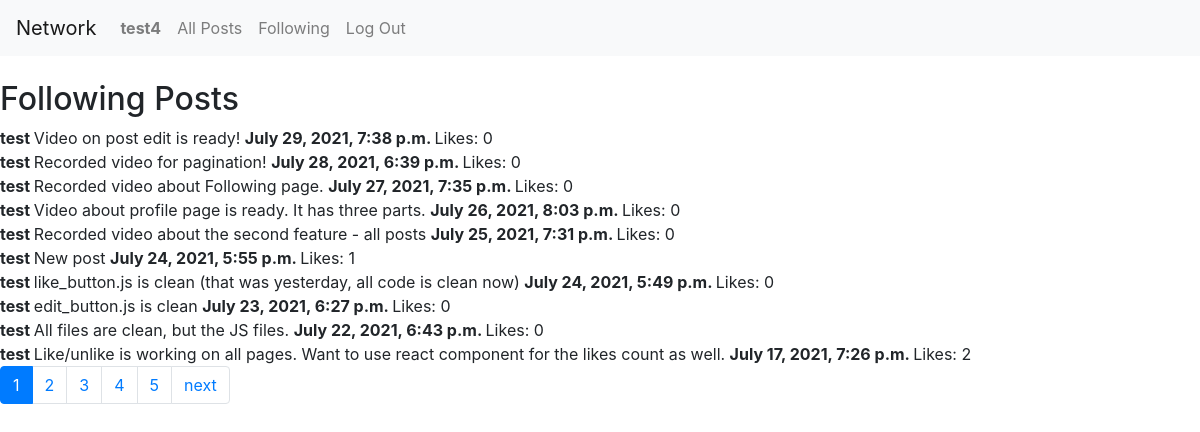
The app's page /following (signed in), older data.
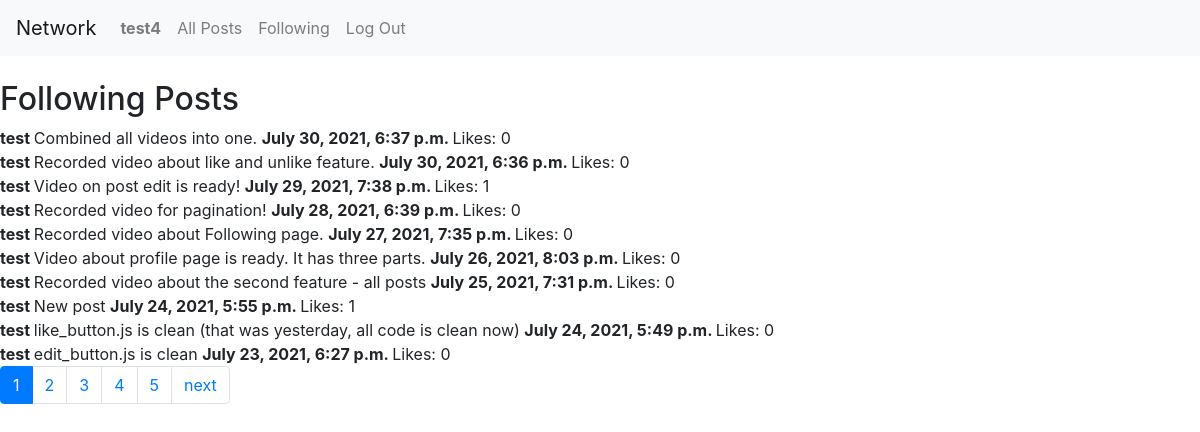
The same page, newer data.
### network/models.py (models this page shows, shortened)
class Post(models.Model):
    author = models.ForeignKey(User, on_delete=models.CASCADE, related_name="posts")
    text = models.CharField(max_length=100)
    likes_count = models.PositiveIntegerField(default=0)
    likes_users = models.ManyToManyField(User, blank=True)
    date_time = models.DateTimeField(auto_now=False, auto_now_add=True)

class User(AbstractUser):
    following = models.ManyToManyField('self', symmetrical=False, related_name="followers", blank=True)
    def __str__(self):
        return f"{self.username}"

### network/views.py (the view)
# urls.py: path("following", views.following, name="following"),
def following(request):
    if not request.user.is_authenticated:
        return HttpResponseRedirect(reverse("index"))
    users = request.user.following.all()
    posts = []
    for user in users:
        posts += user.posts.all() # and collect all posts the user follows
    def datetime(p):
        return p.date_time
    posts.sort(reverse=True, key=datetime)
    paginator=Paginator(posts, 10)
    page_number = request.GET.get('page')
    page_obj = paginator.get_page(page_number)
    return render(request, "network/following.html", {"page_obj": page_obj})

### network/templates/network/following.html (shortened to what this page needs)
{% extends "network/layout.html" %}
{% block body %}
    <br>
    <h2> Following Posts </h2>
    <div>
        {% for post in page_obj %}
            <div class="post" id="{{post.id}}">
                <b> {{post.author}} </b>
                <text class="text"> {{post.text}} </text>
                <b> {{post.date_time}} </b>
                <likes class="likes"> Likes: {{post.likes_count}} </likes>
            </div>
        {% endfor %}
    </div>
{% endblock %}

### network/templates/network/layout.html (shortened to what this page needs)
{% load static %}
<!DOCTYPE html>
<html lang="en">
    <head>
        <link rel="stylesheet" href="https://stackpath.bootstrapcdn.com/bootstrap/4.4.1/css/bootstrap.min.css">
        <link href="{% static 'network/styles.css' %}" rel="stylesheet">
    </head>
    <body>
        <nav class="navbar navbar-expand-lg navbar-light bg-light">
            <a class="navbar-brand" href="#">Network</a>
            <div>
              <ul class="navbar-nav mr-auto">
                {% if user.is_authenticated %}
                    <li class="nav-item">
                        <a class="nav-link" href="{% url 'profile' %}"><strong>{{ user.username }}</strong></a>
                    </li>
                {% endif %}
                <li class="nav-item">
                  <a class="nav-link" href="{% url 'index' %}">All Posts</a>
                </li>
                {% if user.is_authenticated %}
                    <li class="nav-item">
                        <a class="nav-link" href="{% url 'following' %}">Following</a>
                    </li>
                    <li class="nav-item">
                        <a class="nav-link" href="{% url 'logout' %}">Log Out</a>
                    </li>
                {% endif %}
              </ul>
            </div>
          </nav>
        <div class="body">
            {% block body %}
            {% endblock %}
        </div>
        <nav aria-label="Posts navigation pages">
            <ul class="pagination">
                {% for current_page in page_obj.paginator.page_range %}
                    {% if current_page != page_obj.number %}
                        <li class="page-item">
                            <a class="page-link" href="?page={{ current_page }}">
                                {{current_page}}
                            </a>
                        </li>
                    {% else %}
                        <li class="page-item active">
                            <a class="page-link">
                                {{current_page}}
                            </a>
                        </li>
                    {% endif %}
                {% endfor %}
                {% if page_obj.has_next %}
                    <li class="page-item">
                        <a class="page-link" href="?page={{ page_obj.next_page_number }}">
                            next
                        </a>
                    </li>
                {% endif %}
            </ul>
        </nav>
    </body>
</html>

Row changes from the older to the newer data that the page shows:
no longer on this page (row unchanged): Post: author "test", text "All files are clean, but the JS files.", date_time "July 22, 2021, 6:43 p.m.", likes_count "0"
no longer on this page (row unchanged): Post: author "test", text "Like/unlike is working on all pages. Want to use react component for the likes count as well.", date_time "July 17, 2021, 7:26 p.m.", likes_count "2"
added Post: author "test", text "Combined all videos into one.", date_time "July 30, 2021, 6:37 p.m.", likes_count "0"
added Post: author "test", text "Recorded video about like and unlike feature.", date_time "July 30, 2021, 6:36 p.m.", likes_count "0"
changed Post "Video on post edit is ready!": likes_count "0" → "1"
